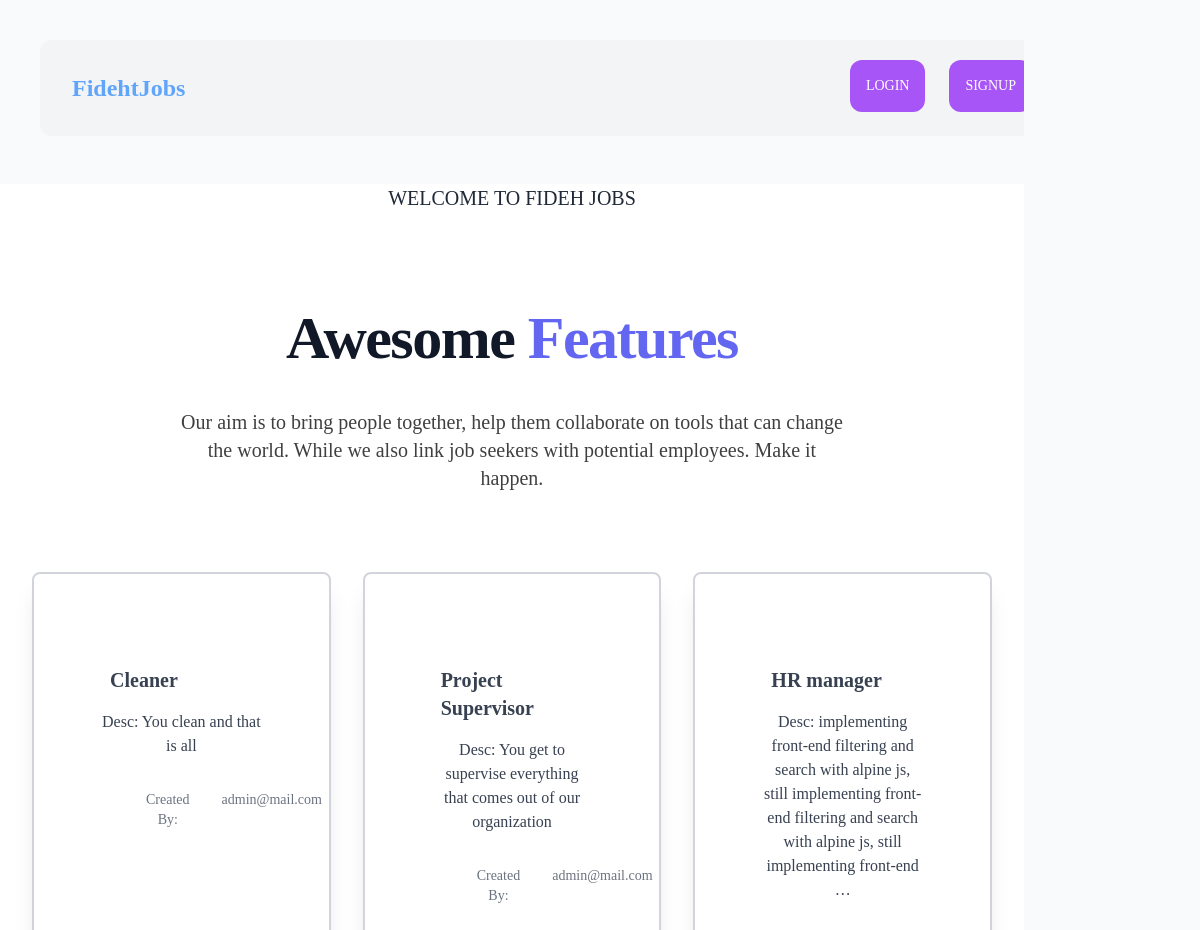
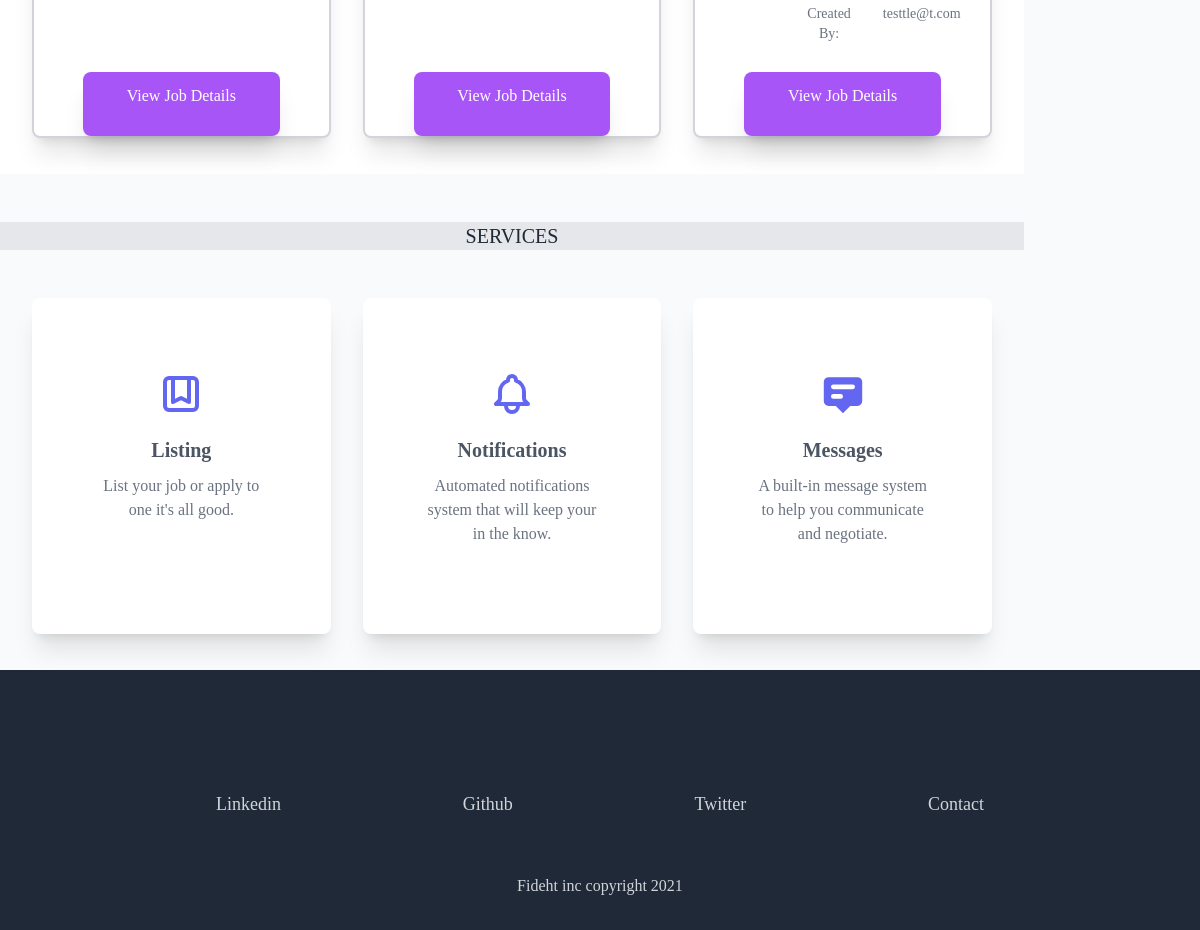
The page / on the database its author committed (2 pictures, top to bottom).
### apps/job/models.py (models this page shows, shortened)
class Job(models.Model):
    title = models.CharField(max_length=223)
    description = models.TextField()
    detail = models.TextField(blank=True, null=True)
    duration = models.CharField(max_length=200,blank=True, null=True)
    payment_range = models.CharField(max_length=200,blank=True, null=True)
    remote = models.BooleanField(default=False,blank=True, null=True)
    experience = models.CharField(max_length=200,blank=True, null=True)
    created_by = models.ForeignKey(settings.AUTH_USER_MODEL, related_name='jobs',on_delete=models.CASCADE)
    created_on = models.DateTimeField(auto_now_add=True)
    change_at = models.DateTimeField(auto_now=True)

### apps/users/models.py (models this page shows)
class CustomUser(AbstractUser):
    username = None
    email = models.EmailField(_('email address'), unique=True)
    USERNAME_FIELD = 'email'
    REQUIRED_FIELDS = []
    objects = CustomUserManager()
    def __str__(self):
        return self.email

### apps/core/views.py (the view)
# urls.py: path('',LandingView.as_view(), name='landing'),
class LandingView(View):
    def get(self, request):
        jobs = Job.objects.all().order_by('-change_at')[0:3]
        return render(request,'core/landing.html',{'jobs': jobs})

### apps/notification/context_processor.py (called while the page is built)
def get_notifications(request):
    if request.user.is_authenticated:
        read_notifications = request.user.notifications.filter(is_read=True)
        unread_notifications = request.user.notifications.filter(is_read=False)
        context ={
            'read_notifications': read_notifications,
            'unread_notifications': unread_notifications
        }
        return context
    else:
        context ={
            'read_notifications': [],
            'unread_notifications': []
        }
        return context

### apps/core/templates/core/landing.html (shortened to what this page needs)
{% extends 'base.html' %}
{% block content %}
    <div class="w-full h-full bg-white">
        <h1 class="text-bold text-gray-800 text-center uppercase my-12 text-xl">
            Welcome to fideh Jobs
            </h1>
        <div class="container relative max-w-2xl px-5 pt-12 mx-auto sm:py-12 lg:px-0">
            <h2
                class="mb-10 text-4xl font-extrabold leading-10 tracking-tight text-left text-gray-900 sm:text-5xl sm:leading-none md:text-6xl sm:text-center">
                Awesome <span class="inline-block text-indigo-500">Features</span></h2>
            <p class="mt-5 text-xl text-left opacity-75 sm:text-center">Our aim is to bring people together, help them collaborate on tools that can change the world. While we also link job seekers with potential employees. Make it happen.
            </p>
        </div>
        <div class="pb-1 text-center text-gray-700 bg-cover">
            <div class="my-8">
                <div class="max-w-xl px-4 mx-auto sm:px-6 lg:max-w-screen-xl lg:px-8">
                    <div class="lg:grid lg:grid-cols-3 gap-3 lg:gap-8 ">
                        {% for job in jobs %}
                            <div class="p-16 relative transition-all duration-150 border-2 border-gray-300 bg-white rounded-lg shadow-xl ease hover:shadow-2xl">
                                <h1 class="text-xl font-semibold text-left mt-4 p-3"> {{ job.title }}</h1>
                                <div class="">
                                    <p class="text-normal p-1 font-light text-center ">Desc: {{job.description|truncatewords:20 }}</p>
                                </div>
                                <footer class="rounded-b-lg  text-sm text-gray-500 px-8 py-3 flex justify-between">
                                    <p class="m-3 text-md p-1">Created By:</p>
                                    <p class="m-3 p-1">{{job.created_by}}</p>
                                </footer>
                                <div class="text-center">
                                    <a class="absolute inset-x-0 bottom-0 h-16 mt-4 p-3 w-4/6 mx-auto bg-purple-500 text-white hover:bg-purple-800 rounded-lg shadow-xl"href="{% url 'job:job-detail' job.pk %}">View Job Details</a>
                                </div>
                            </div>
                        {% endfor %}
                    </div>
                </div>
            </div>
        </div>
    </div>
    <h1 class="text-bold text-gray-800 bg-gray-200 text-center uppercase my-12 text-xl">Services </h1>
<div class="pb-1 text-center text-gray-700 bg-cover">
    <div class="my-8">
        <div class="max-w-xl px-4 mx-auto sm:px-6 lg:max-w-screen-xl lg:px-8">
            <div class="lg:grid lg:grid-cols-3 lg:gap-8">
                <div class="p-16 transition-all duration-150 bg-white rounded-lg shadow-xl ease hover:shadow-2xl">
                    <div
                        class="relative inline-flex items-center justify-center w-16 h-16 overflow-hidden text-white rounded-full">
                        <svg class="relative w-12 h-12 text-indigo-500" fill="none" stroke="currentColor"
                            viewBox="0 0 24 24" xmlns="http://www.w3.org/2000/svg">
                            <path stroke-linecap="round" stroke-linejoin="round" stroke-width="2"
                                d="M16 4v12l-4-2-4 2V4M6 20h12a2 2 0 002-2V6a2 2 0 00-2-2H6a2 2 0 00-2 2v12a2 2 0 002 2z">
                            </path>
                        </svg>
                    </div>
                    <div class="mt-3 mb-6">
                        <h5 class="pb-2 text-xl font-bold leading-6 text-gray-600">Listing</h5>
                        <p class="mt-1 text-base leading-6 text-gray-500">
                            List your job or apply to one it's all good.
                        </p>
                    </div>
                </div>
                <div
                    class="p-16 mt-10 transition-all duration-150 bg-white rounded-lg shadow-xl lg:mt-0 ease hover:shadow-2xl">
                    <div
                        class="relative inline-flex items-center justify-center w-16 h-16 overflow-hidden text-white rounded-full">
                    </div>
                    <div class="mt-3 mb-6">
                        <h5 class="pb-2 text-xl font-bold leading-6 text-gray-600">Notifications</h5>
                        <p class="mt-1 text-base leading-6 text-gray-500">
                            Automated notifications system that will keep your in the know.
                        </p>
                    </div>
                </div>
                <div
                    class="p-16 mt-10 transition-all duration-150 bg-white rounded-lg shadow-xl lg:mt-0 ease hover:shadow-2xl">
                    <div
                        class="relative inline-flex items-center justify-center w-16 h-16 overflow-hidden text-white rounded-full">
                    </div>
                    <div class="mt-3 mb-6">
                        <h5 class="pb-2 text-xl font-bold leading-6 text-gray-600">Messages</h5>
                        <p class="mt-1 text-base leading-6 text-gray-500">
                            A built-in message system to help you communicate and negotiate.
                        </p>
                    </div>
                </div>
            </div>
        </div>
    </div>
        </div>
    </div>
</div>
{% endblock content %}

### rows shown on the page
Job: title "Cleaner", description "You clean and that is all", created_by "admin@mail.com"
Job: title "Project Supervisor", description "You get to supervise everything that comes out of our organization", created_by "admin@mail.com"
Job: title "HR manager", description "implementing front-end filtering and search with alpine js, still implementing front-end filtering and search with alpine js, still implementing front-end …", created_by "testtle@t.com"
